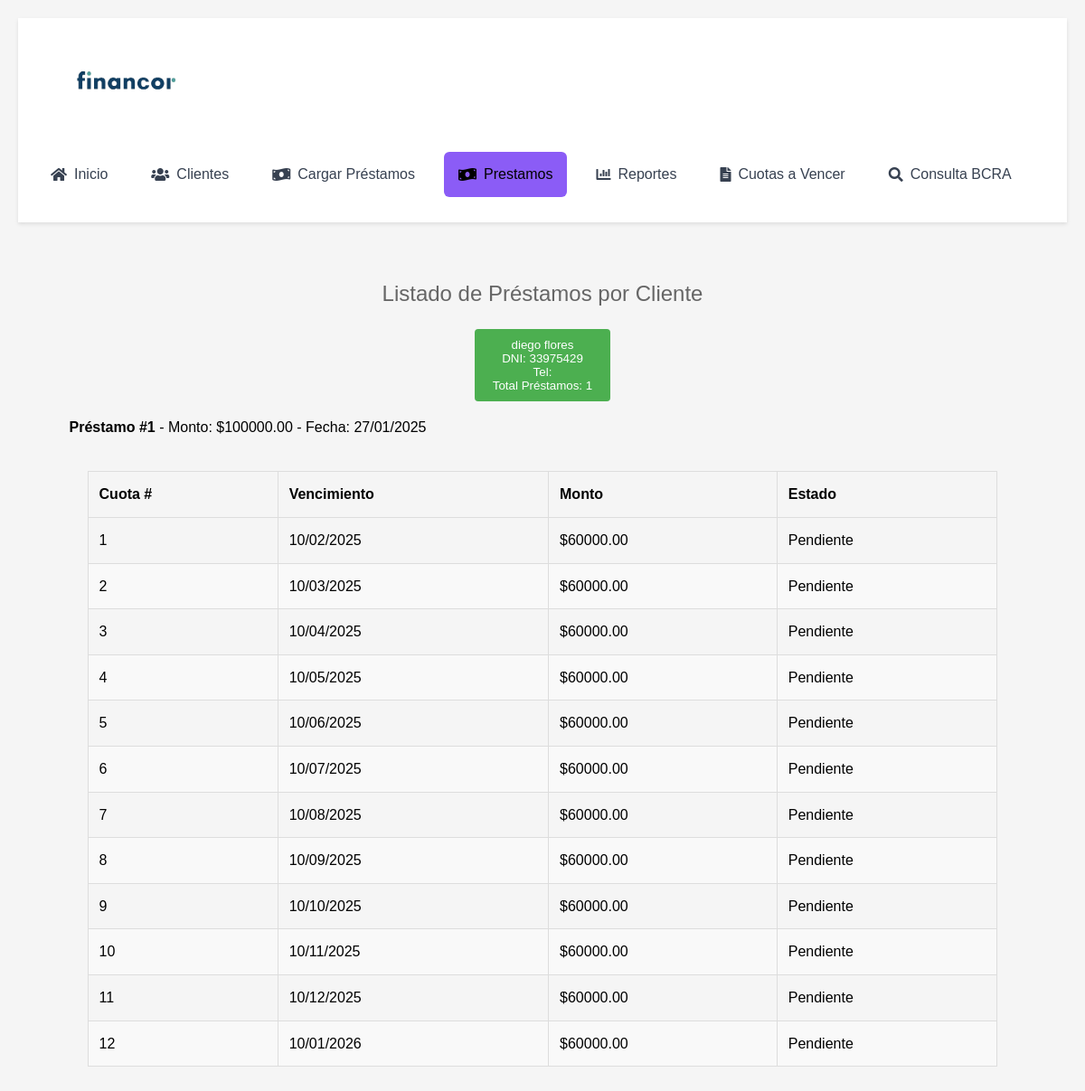
Screenshot of /prestamos with the database file from the repository.
### models.py (models this page shows, shortened)
class Cliente(db.Model):
    __tablename__ = 'cliente'
    id_cliente = db.Column(db.Integer, primary_key=True)
    nombre = db.Column(db.String(100), nullable=False)
    apellido = db.Column(db.String(100), nullable=False)
    dni = db.Column(db.String(20), unique=True, nullable=False)
    telefono = db.Column(db.String(20))
    direccion = db.Column(db.String(200))
    correo_electronico = db.Column(db.String(120))
    documentacion_verificada = db.Column(db.Boolean, default=False)
    fecha_registro = db.Column(db.DateTime, default=datetime.utcnow, nullable=False)
    activo = db.Column(db.Boolean, default=True)
    prestamos = db.relationship('Prestamo', backref='cliente', lazy=True)

class Prestamo(db.Model):
    __tablename__ = 'prestamo'
    id_prestamo = db.Column(db.Integer, primary_key=True)
    fecha_inicio = db.Column(db.DateTime, nullable=False, default=datetime.utcnow)
    fecha_finalizacion = db.Column(db.DateTime, nullable=False)
    monto_prestado = db.Column(db.Float, nullable=False)
    tasa_interes = db.Column(db.Float, nullable=False)
    cuotas_totales = db.Column(db.Integer, nullable=False)
    cuotas_pendientes = db.Column(db.Integer, nullable=False)
    monto_cuotas = db.Column(db.Float, nullable=False)
    monto_adeudado = db.Column(db.Float, nullable=False)
    estado = db.Column(db.String(20), default='ACTIVO')
    fecha_ultima_actualizacion = db.Column(db.DateTime, default=datetime.utcnow, onupdate=datetime.utcnow)
    id_cliente = db.Column(db.Integer, db.ForeignKey('cliente.id_cliente'), nullable=False)
    cuotas = db.relationship('Cuota', backref='prestamo', lazy=True, cascade='all, delete-orphan')

class Cuota(db.Model):
    __tablename__ = 'cuota'
    id_cuota = db.Column(db.Integer, primary_key=True)
    numero_cuota = db.Column(db.Integer, nullable=False)
    fecha_vencimiento = db.Column(db.DateTime, nullable=False)
    fecha_pago = db.Column(db.DateTime, nullable=True)
    monto = db.Column(db.Float, nullable=False)
    monto_pagado = db.Column(db.Float, default=0.0)
    pagada = db.Column(db.Boolean, default=False)
    estado = db.Column(db.String(20), default='PENDIENTE')  # PENDIENTE, PAGADA, VENCIDA
    id_prestamo = db.Column(db.Integer, db.ForeignKey('prestamo.id_prestamo'), nullable=False)

### app.py (the view)
@app.route('/prestamos')
def prestamos():
    clientes = Cliente.query.options(
        db.joinedload(Cliente.prestamos).joinedload(Prestamo.cuotas)
    ).order_by(Cliente.apellido).all()
    return render_template('prestamos.html', clientes=clientes, active_page='prestamos')

### templates/prestamos.html
{% extends 'layout.html' %}
{% block content %}
<div class="container mt-4">
    <h2 class="mb-4">Listado de Préstamos por Cliente</h2>
    <div class="accordion" id="accordionPrestamos">
        {% for cliente in clientes %}
        <div class="accordion-item">
            <h2 class="accordion-header" id="heading{{ cliente.id_cliente }}">
                <button class="accordion-button collapsed" type="button" data-bs-toggle="collapse"
                    data-bs-target="#collapse{{ cliente.id_cliente }}" aria-expanded="false"
                    aria-controls="collapse{{ cliente.id_cliente }}">
                    <div class="row w-100">
                        <div class="col-md-3">{{ cliente.nombre }} {{ cliente.apellido }}</div>
                        <div class="col-md-3">DNI: {{ cliente.dni }}</div>
                        <div class="col-md-3">Tel: {{ cliente.telefono }}</div>
                        <div class="col-md-3">Total Préstamos: {{ cliente.prestamos|length }}</div>
                    </div>
                </button>
            </h2>
            <div id="collapse{{ cliente.id_cliente }}" class="accordion-collapse collapse"
                aria-labelledby="heading{{ cliente.id_cliente }}" data-bs-parent="#accordionPrestamos">
                <div class="accordion-body">
                    {% if cliente.prestamos %}
                    {% for prestamo in cliente.prestamos %}
                    <div class="card mb-3">
                        <div class="card-header bg-light">
                            <strong>Préstamo #{{ prestamo.id_prestamo }}</strong> -
                            Monto: ${{ "%.2f"|format(prestamo.monto_prestado) }} -
                            Fecha: {{ prestamo.fecha_inicio.strftime('%d/%m/%Y') }}
                        </div>
                        <div class="card-body">
                            {% if prestamo.cuotas %}
                            <table class="table table-striped">
                                <thead>
                                    <tr>
                                        <th>Cuota #</th>
                                        <th>Vencimiento</th>
                                        <th>Monto</th>
                                        <th>Estado</th>
                                    </tr>
                                </thead>
                                <tbody>
                                    {% for cuota in prestamo.cuotas %}
                                    <tr>
                                        <td>{{ cuota.numero_cuota }}</td>
                                        <td>{{ cuota.fecha_vencimiento.strftime('%d/%m/%Y') }}</td>
                                        <td>${{ "%.2f"|format(cuota.monto) }}</td>
                                        <td>
                                            <span
                                                class="badge {% if cuota.pagada %}bg-success{% else %}bg-danger{% endif %}">
                                                {{ 'Pagada' if cuota.pagada else 'Pendiente' }}
                                            </span>
                                        </td>
                                    </tr>
                                    {% endfor %}
                                </tbody>
                            </table>
                            {% else %}
                            <p class="text-muted">No hay cuotas registradas para este préstamo.</p>
                            {% endif %}
                        </div>
                    </div>
                    {% endfor %}
                    {% else %}
                    <p class="text-muted">Este cliente no tiene préstamos registrados.</p>
                    {% endif %}
                </div>
            </div>
        </div>
        {% else %}
        <div class="alert alert-info">No hay clientes registrados en el sistema.</div>
        {% endfor %}
    </div>
</div>
{% endblock %}

### templates/layout.html (style rules this page uses)
html { font-family: inherit; }
* { font-family: inherit; }
body { margin: 0; padding: 0; background-color: #f5f5f5; }
.container { max-width: 95% !important; margin: 20px auto; padding: 0 20px; }
body { font-family: Arial, sans-serif; margin: 20px; line-height: 1.6; }
.container { max-width: 800px; margin: 0 auto; padding: 20px; }
button { background-color: #4CAF50; color: white; padding: 10px 20px; border: none; border-radius: 4px; cursor: pointer; }
table { width: 100%; border-collapse: collapse; margin: 1rem 0; }
th, td { padding: 0.5rem; border: 1px solid #ddd; text-align: left; }
th { background-color: #f5f5f5; }
tr:nth-child(even) { background-color: #f9f9f9; }
h2 { color: #666; text-align: center; margin-bottom: 1rem; font-weight: normal; }
input, button, select, textarea { font-family: inherit; }
.table { width: 100%; margin-bottom: 1rem; }
.table th, .table td { white-space: nowrap; vertical-align: middle; padding: 0.75rem; }
.card { margin: 1rem auto; width: 100%; }
.card-body { padding: 1.25rem; }

### rows the page displays
Cliente: nombre "diego", apellido "flores", dni "33975429", prestamos|length "1"
Prestamo: id_prestamo "1", monto_prestado "100000.00", fecha_inicio "27/01/2025"
Cuota: numero_cuota "1", fecha_vencimiento "10/02/2025", monto "60000.00", pagada "Pendiente"
Cuota: numero_cuota "2", fecha_vencimiento "10/03/2025", monto "60000.00", pagada "Pendiente"
Cuota: numero_cuota "3", fecha_vencimiento "10/04/2025", monto "60000.00", pagada "Pendiente"
Cuota: numero_cuota "4", fecha_vencimiento "10/05/2025", monto "60000.00", pagada "Pendiente"
Cuota: numero_cuota "5", fecha_vencimiento "10/06/2025", monto "60000.00", pagada "Pendiente"
Cuota: numero_cuota "6", fecha_vencimiento "10/07/2025", monto "60000.00", pagada "Pendiente"
Cuota: numero_cuota "7", fecha_vencimiento "10/08/2025", monto "60000.00", pagada "Pendiente"
Cuota: numero_cuota "8", fecha_vencimiento "10/09/2025", monto "60000.00", pagada "Pendiente"
Cuota: numero_cuota "9", fecha_vencimiento "10/10/2025", monto "60000.00", pagada "Pendiente"
Cuota: numero_cuota "10", fecha_vencimiento "10/11/2025", monto "60000.00", pagada "Pendiente"
Cuota: numero_cuota "11", fecha_vencimiento "10/12/2025", monto "60000.00", pagada "Pendiente"
Cuota: numero_cuota "12", fecha_vencimiento "10/01/2026", monto "60000.00", pagada "Pendiente"
